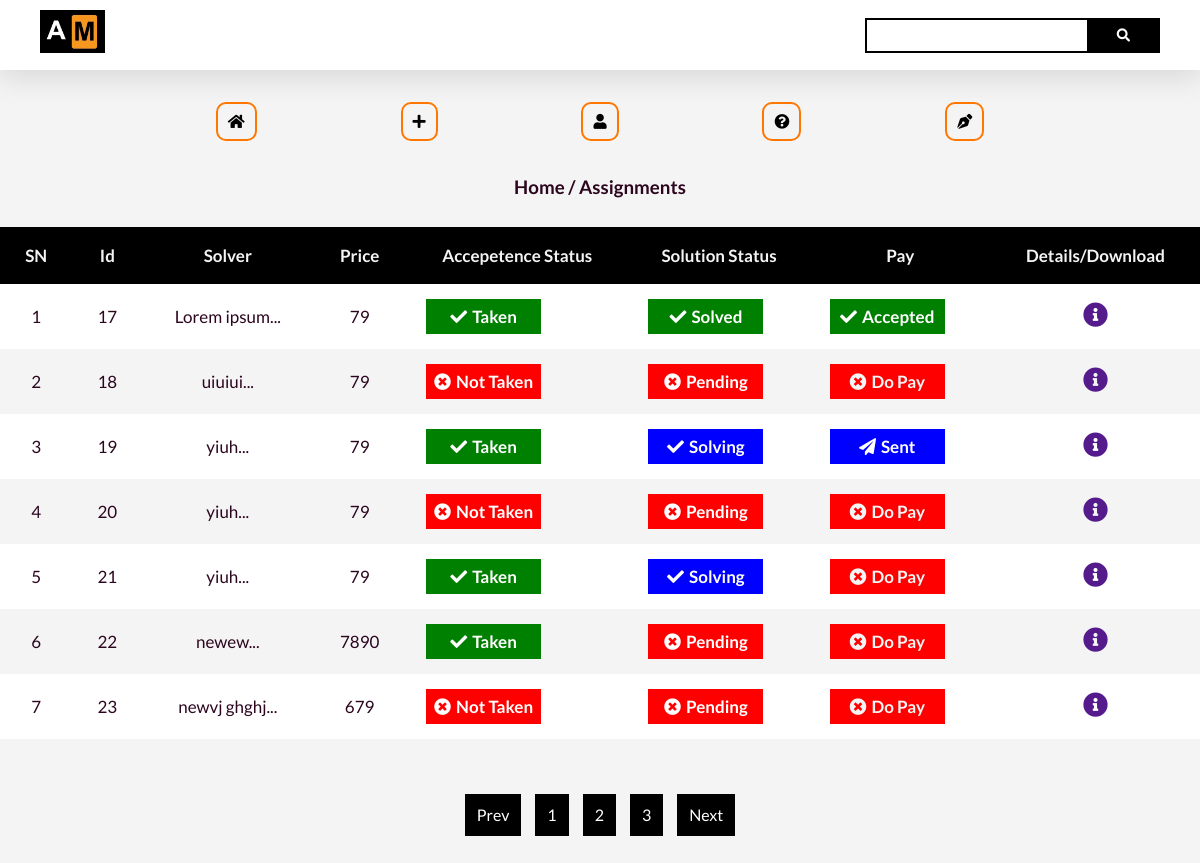
The app's page /user/user_dash.php with its own data.
### tables this page shows
CREATE TABLE `assignment` (
  `assignment_id` int(11) NOT NULL,
  `assignment_title` text NOT NULL,
  `assignment_description` text NOT NULL,
  `assignment_user` int(11) NOT NULL,
  `assignment_solver` int(11) DEFAULT NULL,
  `assignment_acc_status` enum('taken','not_taken') NOT NULL,
  `assignment_solv_status` enum('pending','solving','solved') NOT NULL,
  `assignment_pay_status` enum('pending','sent','accepted') NOT NULL,
  `assignment_page_count` int(11) NOT NULL,
  `assignment_price` int(11) NOT NULL
);

### user/inc/Functions.php (called while the page is built, shortened)
<?php
class Assignmentor{
    function __construct(){
        include_once("db.php");
		$db = new Database();
		$this->con = $db->connect();
    }
}
?>

### user/inc/db.php (called while the page is built, shortened)
<?php
class Database
{
	public function connect()
	{
		$this->con = new Mysqli(HOST, USER, PASS, DB);
		if ($this->con) {
			return $this->con;
		}
		return "DATABASE_CONNECTION_FAIL";
	}
}

### user/user_dash.php (the view, shortened to what this page needs)
<?php
include 'template/header.php';
include 'inc/Functions.php';
?>
    <div class="breadcumb_section my-2">
        <div class="container text-center">
            <h3>Home / Assignments</h3>
        </div>
    </div>
   <table class="assignment_user_table" width="100%">
   <tr>
           <th>SN</th>
           <th>Id</th>
           <th>Solver</th>
           <th>Price</th>
           <th>Accepetence Status</th>
           <th>Solution Status</th>
           <th>Pay</th>
           <th>Details/Download</th>
       </tr>
       <?php
       $user_dash = new Assignmentor();
       $sql = "SELECT * FROM assignment";
       if($excute = $user_dash->con->query($sql)){
           $i = 1;
        while($row = $excute->fetch_assoc()){ ?>
        <tr>
        <td class="text-center"><?php echo $i; ?></td>
        <td class="text-center"><?php echo $row['assignment_id']; ?></td>
        <td class="text-center"><?php echo substr($row['assignment_title'],0,15).'...'; ?></td>
        <td class="text-center"><?php echo $row['assignment_price']; ?></td>
        <td class="text-center">
            <?php
            if($row['assignment_acc_status']=="not_taken"){ ?>
                <div class="flex_column icon_d red">
                    <p><i class="fas fa-times-circle"></i>Not Taken</p>
                </div>
           <?php }else{ ?>
            <div class="flex_column icon_d green">
                    <p><i class="fas fa-check"></i>Taken</p>
                </div>
           <?php }
            ?>
        </td>
        <td class="text-center">
            <?php
            if($row['assignment_solv_status']=="pending"){ ?>
                <div class="flex_column icon_d red">
                    <p><i class="fas fa-times-circle"></i>Pending</p>
                </div>
           <?php }elseif($row['assignment_solv_status']=="solving"){ ?>
                <div class="flex_column icon_d blue">
                    <p><i class="fas fa-check"></i>Solving</p>
                </div>
           <?php }else{ ?>
                <div class="flex_column icon_d green">
                    <p><i class="fas fa-check"></i>Solved</p>
                </div>
           <?php }
            ?>
            </td>
        <td class="text-center">
        <?php
            if($row['assignment_pay_status']=="pending"){ ?>
                <div class="flex_column icon_d red ">
                    <a href="#" class="bouncing"><i class="fas fa-times-circle"></i>Do Pay</a>
                </div>
           <?php }elseif($row['assignment_pay_status']=="sent"){ ?>
                <div class="flex_column icon_d blue">
                    <p><i class="fas fa-paper-plane"></i>Sent</p>
                </div>
           <?php }else{ ?>
                <div class="flex_column icon_d green">
                    <p><i class="fas fa-check"></i>Accepted</p>
                </div>
           <?php }
            ?>
        </td>
        <td class="text-center"><a href=""><i class="fas fa-info-circle"></i></a></td>
        </tr>
       <?php
       $i++;
    }
    }
       ?>
   </table>
   <div class="pagination_section flex my-4">
    <a href="#">Prev</a>
    <a href="#">1</a>
    <a href="#">2</a>
    <a href="#">3</a>
    <a href="#">Next</a>
</div>
<?php require 'template/footer.php'; ?>

### user/assets/css/style.css (style rules this page uses)
:root { --primary-color: #000000; --secondary-color: #ff7600; --dark-color: #002240; --light-color: #f4f4f4; --success-color: #5cb85c; --error-color: #d9534f; }
* { box-sizing: border-box; padding: 0; margin: 0; }
a { text-decoration: none; }
body { font-family: "Lato", sans-serif; background-color: #f4f4f4; color: #2c061f; line-height: 1.6; }
.pagination_section a { padding-top: 8px; padding-bottom: 8px; padding-right: 12px; text-align: center; background-color: var(--primary-color); margin: 7px; padding-left: 12px; color: white; }
.assignment_user_table th, td { padding: 15px 20px; text-align: center; font-size: 17px; }
.assignment_user_table th { background-color: var(--primary-color); color: var(--light-color); }
table.assignment_user_table { border-collapse: collapse; }
.assignment_user_table tr:nth-child(even) { background-color: white; }
.assignment_user_table i { font-size: 25px; }
.user_pay th, td { padding: 15px 20px; text-align: left; font-size: 17px; }
.icon_d { font-weight: bold; height: 35px !important; width: 115px; }
.icon_d i { position: relative; font-size: 17px; margin-right: 5px; }
.icon_d.red { background: red; color: white; }
.icon_d.green { background: green; color: white; }
.icon_d.blue { background: blue; color: white; }
.bouncing { position: relative; overflow: hidden; animation-name: bouncer; animation-duration: 2s; animation-iteration-count: infinite; animation-delay: 2s; color: #f4f4f4; }

### user/assets/css/utilities.css (style rules this page uses)
.container { max-width: 1200px; margin: 0 auto; overflow: auto; padding: 0 40px; }
.text-center { text-align: center; }
.flex { display: flex; justify-content: center; align-items: center; height: 100%; }
.flex_column { display: flex; flex-direction: column; justify-content: center; align-items: center; height: 100%; }
.my-2 { margin: 1.5rem 0; }
.my-4 { margin: 3rem 0; }

### records on screen
assignment: assignment_id "17", assignment_title "Lorem ipsum", assignment_price "79", assignment_acc_status "taken" (drawn), assignment_solv_status "Solved", assignment_pay_status "accepted" (drawn)
assignment: assignment_id "18", assignment_title "uiuiui", assignment_price "79", assignment_acc_status "not_taken" (drawn), assignment_solv_status "pending" (drawn), assignment_pay_status "pending" (drawn)
assignment: assignment_id "19", assignment_title "yiuh", assignment_price "79", assignment_acc_status "taken" (drawn), assignment_solv_status "Solving", assignment_pay_status "sent" (drawn)
assignment: assignment_id "20", assignment_title "yiuh", assignment_price "79", assignment_acc_status "not_taken" (drawn), assignment_solv_status "pending" (drawn), assignment_pay_status "pending" (drawn)
assignment: assignment_id "21", assignment_title "yiuh", assignment_price "79", assignment_acc_status "taken" (drawn), assignment_solv_status "Solving", assignment_pay_status "pending" (drawn)
assignment: assignment_id "22", assignment_title "newew", assignment_price "7890", assignment_acc_status "taken" (drawn), assignment_solv_status "pending" (drawn), assignment_pay_status "pending" (drawn)
assignment: assignment_id "23", assignment_title "newvj ghghj", assignment_price "679", assignment_acc_status "not_taken" (drawn), assignment_solv_status "pending" (drawn), assignment_pay_status "pending" (drawn)
